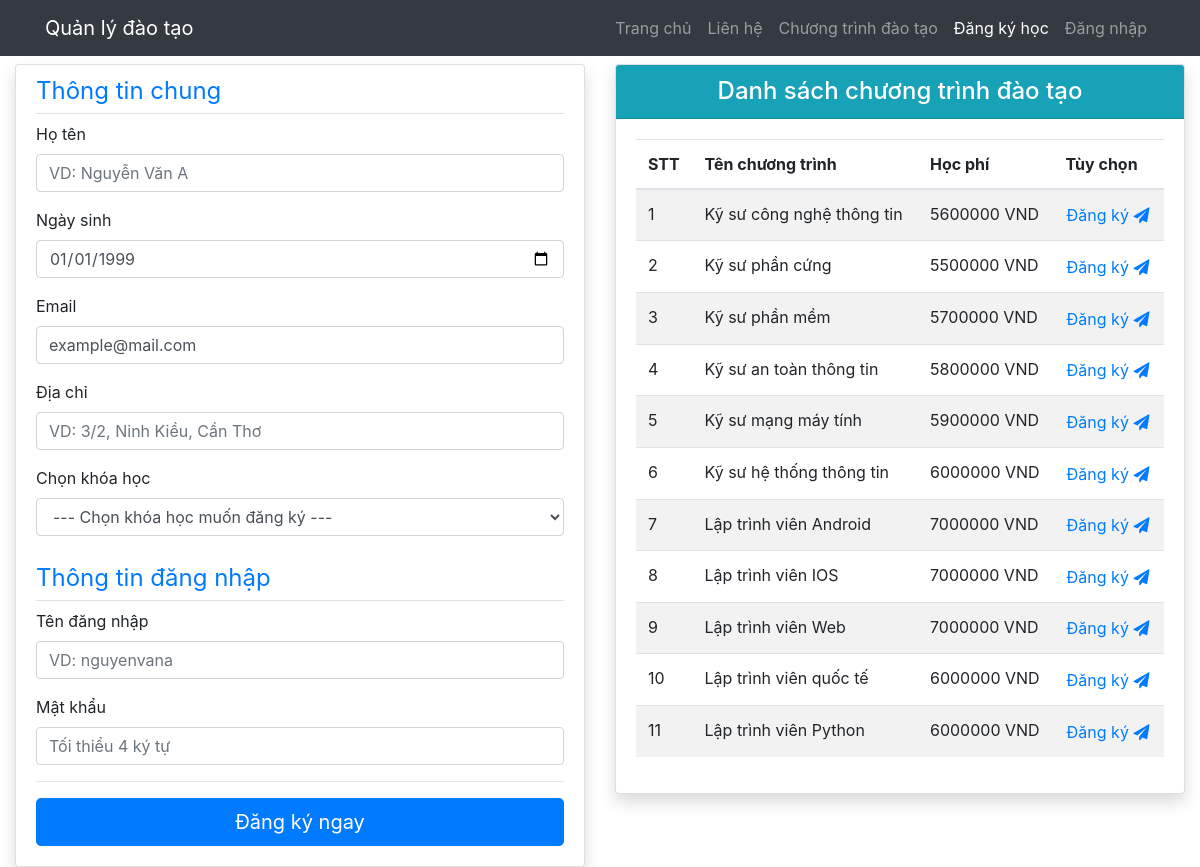
Page /views/register.php on the committed database.
### tables this page shows
CREATE TABLE `programs` (
  `id` int(11) NOT NULL,
  `name` varchar(100) NOT NULL,
  `duration` varchar(50) DEFAULT '4 năm',
  `begin_at` date DEFAULT curdate(),
  `tuition` decimal(12,0) DEFAULT 0,
  `manager_acc` varchar(50) DEFAULT NULL
);

### php/program/get_all.php (called while the page is built)
<?php
	require_once '../php/connection.php';
	$sql = "SELECT *, DATE_FORMAT(begin_at, '%d/%m/%Y') as begin_at FROM programs";
	$result = $conn->query($sql);
?>

### views/register.php (the view, shortened to what this page needs)
<!DOCTYPE html>
<html lang="en">
<head>
	<link rel="stylesheet" href="https://maxcdn.bootstrapcdn.com/bootstrap/4.3.1/css/bootstrap.min.css">
	<link rel="stylesheet" href="https://stackpath.bootstrapcdn.com/font-awesome/4.7.0/css/font-awesome.min.css">
</head>
<body>
	<nav class="navbar navbar-expand-lg navbar-dark bg-dark static-top">
	  <div class="container">
	    <a class="navbar-brand" href="/">Quản lý đào tạo</a>
	      <ul class="navbar-nav ml-auto">
	        <li class="nav-item">
	          <a class="nav-link" href="/">Trang chủ</a>
	        </li>
	        <li class="nav-item">
	          <a class="nav-link" href="#">Liên hệ</a>
	        </li>
	        <li class="nav-item">
	          <a class="nav-link" href="program_list.php">Chương trình đào tạo</a>
	        </li>
	        <li class="nav-item active">
	          <a class="nav-link" href="/views/register.php">Đăng ký học</a>
	        </li>
	        <li class="nav-item">
	          <a class="nav-link" href="/views/login.php">Đăng nhập</a>
	        </li>
	      </ul>
	  </div>
	</nav>
	<div class="container-fluid">
		<div class="row">
			<div class="col-6 pt-2">
				<div class="card shadow">
					<div class="card-body pt-2">
						<form id="js-register-form" action="/php/student/register_program.php" method="POST">
							<legend class="pb-1 mb-2 border-bottom text-primary">Thông tin chung</legend>
							<fieldset class="form-group">
								<label>Họ tên</label>
								<input type="text" name="name" class="form-control" placeholder="VD: Nguyễn Văn A" required autofocus>
							</fieldset>
							<fieldset class="form-group">
								<label>Ngày sinh</label>
								<input type="date" name="birthday" class="form-control" placeholder="VD: Nguyễn Văn A" id="inp-bday">
							</fieldset>
							<fieldset class="form-group">
								<label>Email</label>
								<input type="text" id="inp-email" name="email" class="form-control" placeholder="VD: example@mail.com" value="example@mail.com" pattern="[^@]+@[^\.]+\..+" title="Email không hợp lệ !">
							</fieldset>
							<fieldset class="form-group">
								<label>Địa chỉ</label>
								<input type="text" name="address" class="form-control" placeholder="VD: 3/2, Ninh Kiều, Cần Thơ">
							</fieldset>
							<fieldset class="form-group">
								<label>Chọn khóa học</label>
								<select id="sel-program" name="program_id" class="form-control" required>
									<option value="" disabled selected>--- Chọn khóa học muốn đăng ký ---</option>
									<?php require '../php/program/get_name.php'; ?>
								</select>
							</fieldset>
							<legend class="pb-1 mt-4 mb-2 border-bottom text-primary">Thông tin đăng nhập</legend>
							<fieldset class="form-group">
								<label>Tên đăng nhập</label>
								<input type="text" name="username" id="inp-username" class="form-control" placeholder="VD: nguyenvana" maxlength="20" required>
							</fieldset>
							<fieldset class="form-group">
								<label>Mật khẩu</label>
								<input type="password" name="password" class="form-control" placeholder="Tối thiểu 4 ký tự" minlength="4" required>
							</fieldset>
							<hr>
							<button type="submit" name="submit-btn" id="btn-submit" class="btn btn-primary btn-lg btn-block">Đăng ký ngay</button>
						</form>
					</div>
				</div>
			</div>
			<div class="col-md-6">
				<div class="card mt-2 shadow">
					<div class="card-header bg-info text-white">
						<h4 class="text-center mb-0">Danh sách chương trình đào tạo</h4>
					</div>
					<div class="card-body">
						<table class="table table-inverse table-hover table-striped">
							<thead>
								<tr>
									<th>STT</th>
									<th>Tên chương trình</th>
									<th>Học phí</th>
									<th>Tùy chọn</th>
								</tr>
							</thead>
							<tbody>
								<?php
								require '../php/program/get_all.php';
								$i = 1;
								while($row = $result->fetch_assoc()) {
									echo
									'<tr>
									<td>'.$i++.'</td>
									<td>'.$row['name'].'</td>
									<td>'.$row['tuition'].' VND</td>
									<td><button onclick="setProgram('.$row['id'].')" class="btn btn-link p-0">
										Đăng ký <i class="fa fa-paper-plane"></i></button>
									</td>
									</tr>';
								}
								?>
							</tbody>
						</table>
					</div>
				</div>
			</div>
		</div>
	</div>
</body>
</html>

### views/register.php (style rules this page uses)
html { scroll-behavior: smooth; }

### rows in the picture
programs: name "Kỹ sư công nghệ thông tin", tuition "5600000"
programs: name "Kỹ sư phần cứng", tuition "5500000"
programs: name "Kỹ sư phần mềm", tuition "5700000"
programs: name "Kỹ sư an toàn thông tin", tuition "5800000"
programs: name "Kỹ sư mạng máy tính", tuition "5900000"
programs: name "Kỹ sư hệ thống thông tin", tuition "6000000"
programs: name "Lập trình viên Android", tuition "7000000"
programs: name "Lập trình viên IOS", tuition "7000000"
programs: name "Lập trình viên Web", tuition "7000000"
programs: name "Lập trình viên quốc tế", tuition "6000000"
programs: name "Lập trình viên Python", tuition "6000000"
